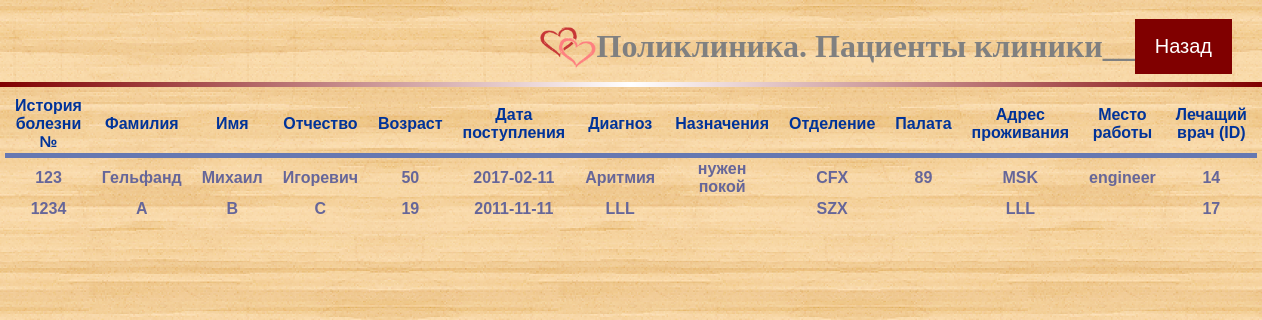
Page /hospital/patients.php (signed in) on the committed database.
### tables this page shows
CREATE TABLE `patients` (
  `id_card` int(7) NOT NULL,
  `doctor_id` int(11) DEFAULT NULL,
  `surname` varchar(20) NOT NULL,
  `name` varchar(20) NOT NULL,
  `middlename` varchar(20) DEFAULT NULL,
  `age` int(3) DEFAULT NULL,
  `diagnosis` varchar(50) NOT NULL,
  `dt` date NOT NULL,
  `appointments` varchar(50) DEFAULT NULL,
  `room` int(5) DEFAULT NULL,
  `depcode` varchar(3) DEFAULT NULL,
  `address` varchar(20) NOT NULL,
  `job` varchar(20) DEFAULT NULL,
  `log` varchar(50) NOT NULL,
  `password` varchar(50) NOT NULL
);

### hospital/patients.php (the view, shortened to what this page needs)
<html>
    <head>
        <link rel="stylesheet" href="button.css">
    </head>
    <body>
        <br>
        <div class="header">
        	<a onclick="javascript:history.go(); return false;">
				<img border="0" alt="Logo" src="logo.png" width="56" height="56">
			</a>
            <font size="6" color="grey" face="Myriad Pro Light"><b>Поликлиника. Пациенты клиники__</b>
            </font>
            <a class="aa" onclick="javascript:history.back(); return false;">Назад</a>
        </div>
        <hr>
        <?php
            if (!isset($_SESSION['Name'])) {
                echo '<center><a href = "index.php"><h1>Вы не авторизованы</h1></a>';
                exit;
            }
            else {
				$db=mysqli_connect("localhost","root","899127231112H@rv@rd", "hospital") OR DIE(mysqli_error($db));
				mysqli_select_db($db, "hospital");
				mysqli_query($db, "SET NAMES utf8");
				$result = mysqli_query($db, "SELECT * FROM patients")or die(mysqli_error($db));
				$a=mysqli_fetch_array($result);
				echo "<table class=table>";
				echo "<tr>
					<th><b>История болезни №</b></th>
					<th><b>Фамилия</b></th>
					<th><b>Имя</b></th>
					<th><b>Отчество</b></th>
					<th><b>Возраст</b></th>
					<th><b>Дата поступления</b></th>
					<th><b>Диагноз</b></th>
					<th><b>Назначения</b></th>
					<th><b>Отделение</b></th>
					<th><b>Палата</b></th>
					<th><b>Адрес проживания</b></th>
					<th><b>Место работы</b></th>
					<th><b>Лечащий врач (ID)</b></th>
					</tr>";
				do
				{
					$pole0=$a[0];
					$pole2=$a[2];
					$pole3=$a[3];
					$pole4=$a[4];
					$pole5=$a[5];
					$pole7=$a[7];
					$pole6=$a[6];
					$pole8=$a[8];
					$pole10=$a[10];
					$pole9=$a[9];
					$pole11=$a[11];
					$pole12=$a[12];
					$pole1=$a[1];
					echo "<tr>
						<td>$pole0</td>
						<td>$pole2</td>
						<td>$pole3</td>
						<td>$pole4</td>
						<td>$pole5</td>
						<td>$pole7</td>
						<td>$pole6</td>
						<td>$pole8</td>
						<td>$pole10</td>
						<td>$pole9</td>
						<td>$pole11</td>
						<td>$pole12</td>
						<td>$pole1</td>
						</tr>";
				} while ($a=mysqli_fetch_array($result));
				echo "</table>";
			}
		?>
	</body>
</html>

### hospital/button.css (style rules this page uses)
body { padding: 0; margin: 0; width: 100%; background-image: url("back.png"); background-attachment: fixed; background-position: center; background-repeat: no-repeat; background-size: cover; top: 0; left: 0; height: 100%; }
.header { display: flex; flex-direction: row; flex-wrap: nowrap; justify-content: flex-end; align-content: center; align-items: center; padding: 0 30 0 0px; margin: 4 4 4 4px padding-right: 2px }
.aa { text-decoration: none; outline: none; display: inline-block; padding: 16px 20px; background-color: #800000; font-family: 'Myriad Pro', sans-serif; font-size: 20; color: white; border: 0 }
hr { border: 0; height: 5px; background: #000; background-image: -webkit-linear-gradient(left, #800000, #fff, #800000); background-image: -moz-linear-gradient(left, #800000, #fff, #800000); background-image: -ms-linear-gradient(left, #800000, #fff, #800000); background-image: -o-linear-gradient(left, #800000, #fff, #800000); }
.table { font-family: "Lucida Sans Unicode", "Lucida Grande", Sans-Serif; font-size: 18px; max-width: 90%; width: 90%; border-collapse: collapse; text-align: center; margin:auto; border-bottom:width: 99px; }
.table th { font-weight: bolder; font-size:16px; color: #039; border-bottom: 5px solid #6678b1; padding:2px 10px; }
.table td { color: #669; font-weight: bold; font-size: 16px; padding: 2px 10px; transition: .3s linear; }

### rows in the picture
patients: id_card "123", surname "Гельфанд", name "Михаил", middlename "Игоревич", age "50", dt "2017-02-11", diagnosis "Аритмия", appointments "нужен покой", depcode "CFX", room "89", address "MSK", job "engineer", doctor "14"
patients: id_card "1234", surname "A", name "B", middlename "C", age "19", dt "2011-11-11", diagnosis "LLL", depcode "SZX", address "LLL", doctor "17"
